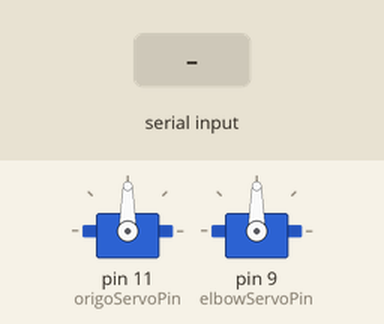
The sketch below on a simulated Arduino Uno, built with avr-gcc and run on an emulated ATmega328P. Shown: 2 × servo. The inputs (shaded band) are chosen by the test bench.

Above: at 1.7 s.
1.8 s: byte 30 received over Serial
At 2.6 s:
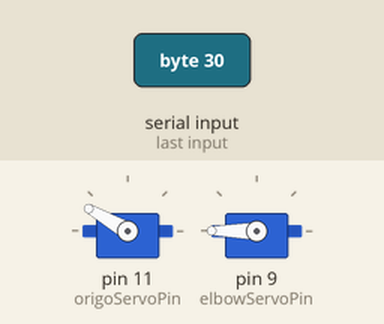
3.3 s: byte 90 received over Serial
At 3.8 s:
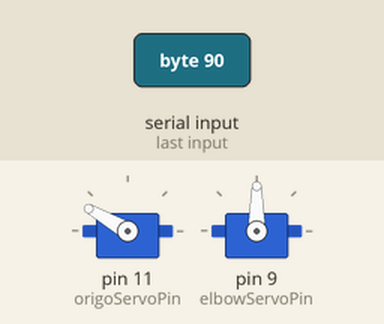
4.8 s: byte 120 received over Serial
At 6.0 s:
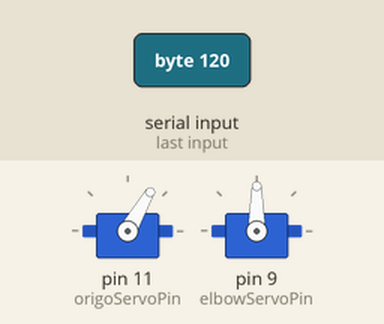
6.3 s: byte 30 received over Serial
At 7.3 s:
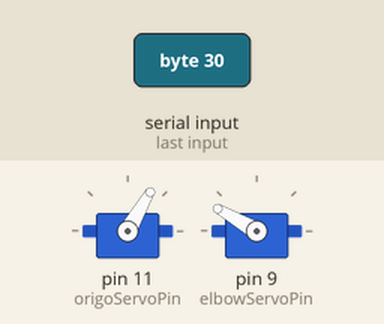
7.8 s: byte 90 received over Serial
At 8.4 s:
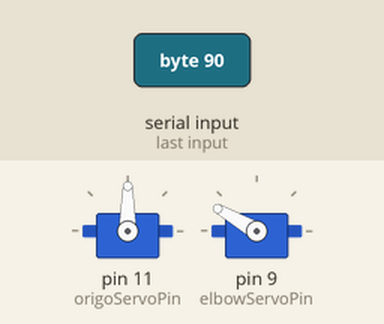
9.3 s: byte 120 received over Serial
At 10.7 s:
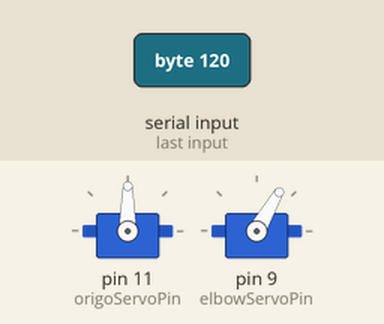
Timing chart, 0 to 11.8 s (numbered marks = the images above; inputs shaded):
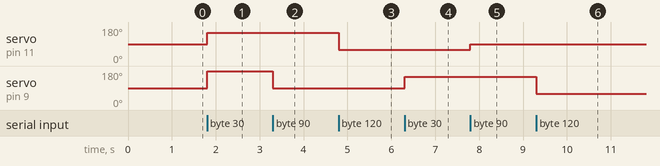

Measured:
- after the input at 1.8 s, servo on pin 11 (origoServoPin): 90° → 150° at once; servo on pin 9 (elbowServoPin): 90° → 180° at once
- after the input at 3.3 s, servo on pin 9 (elbowServoPin): 180° → 90° at once
- after the input at 4.8 s, servo on pin 11 (origoServoPin): 150° → 60° at once
- after the input at 6.3 s, servo on pin 9 (elbowServoPin): 90° → 150° at once
- after the input at 7.8 s, servo on pin 11 (origoServoPin): 60° → 90° at once
- after the input at 9.3 s, servo on pin 9 (elbowServoPin): 150° → 60° at once

The sketch:

drawing_arm_servo.ino
```cpp
#include <Servo.h>

int origoServoPin = 11;
int elbowServoPin = 9;
Servo origoServo;
Servo elbowServo;

int currentValue = 0;
int values[] = {
  0,0};

void setup(){
  pinMode(origoServoPin, OUTPUT);
  pinMode(elbowServoPin, OUTPUT);

  origoServo.attach(origoServoPin);
  elbowServo.attach(elbowServoPin);

  elbowServo.write(90);
  origoServo.write(90);
  delay(500);

  Serial.begin(9600);
}


void loop(){
  if(Serial.available()){
    int incomingValue = Serial.read();
    values[currentValue] = incomingValue;

    currentValue++;
    if(currentValue > 1){
      currentValue = 0;
    }


    int origo = values[0];
    int elbow = values[1];

    // Serial.println(origo + ", " + elbow);

    origoServo.write(180-origo);
    elbowServo.write(180-elbow);

    //delay(10);
  }
}
```
